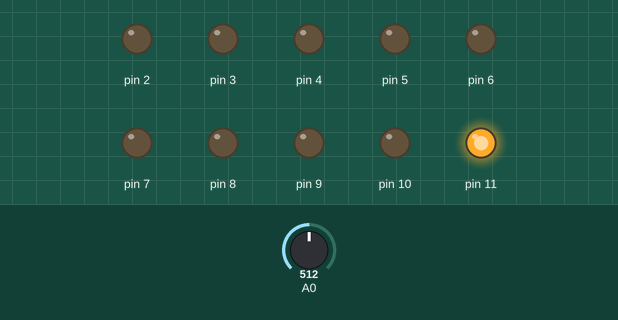
The sketch below on a simulated Arduino Uno, built with avr-gcc and run on an emulated ATmega328P. Shown: output pins drawn as LEDs (lit = HIGH). The inputs (shaded band) are chosen by the test bench; at power-on: A0 = 512.

Above: at 1.2 s.
1.3 s: A0 set to 40
2.8 s: A0 set to 32
At 4.1 s:
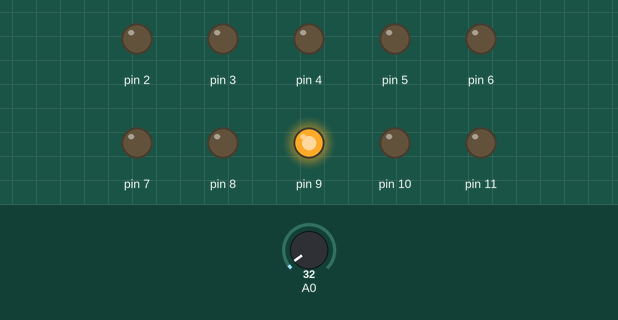
4.4 s: A0 set to 0
At 5.7 s:
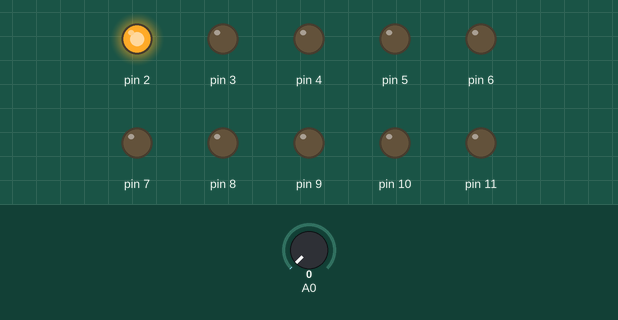
6.0 s: A0 set to 3
7.5 s: A0 set to 6
At 8.8 s:
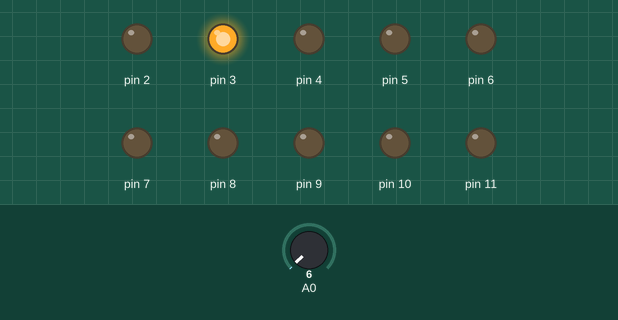
9.2 s: A0 set to 60
At 10.4 s:
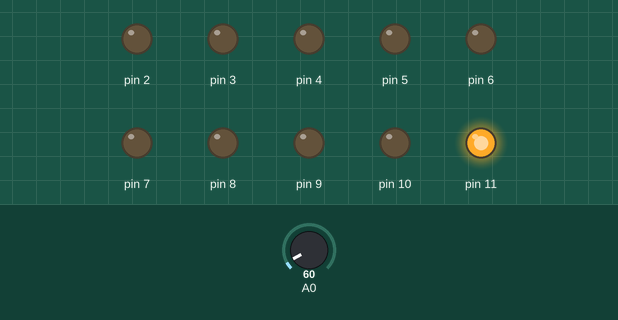
Timing chart, 0 to 11.8 s (numbered marks = the images above; inputs shaded):
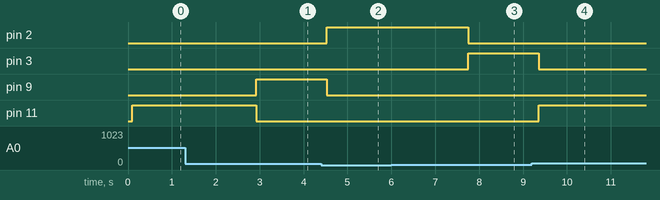

The sketch:

luxmeter.ino
```cpp
int read1,read2,read3,read4,read5,read6,read7,read8,read9,read10;
int lux_avg,lux_avg1;

void setup() {
pinMode(2,OUTPUT);
pinMode(3,OUTPUT);
pinMode(4,OUTPUT);
pinMode(5,OUTPUT);
pinMode(6,OUTPUT);
pinMode(7,OUTPUT);
pinMode(8,OUTPUT);
pinMode(9,OUTPUT);
pinMode(10,OUTPUT);
pinMode(11,OUTPUT);

}

void loop() {
 read1 = analogRead(A0);
 delay(10);
 read2 = analogRead(A0);
 delay(10);
 read3 = analogRead(A0);
 delay(10);
 read4 = analogRead(A0);
 delay(10);
 read5 = analogRead(A0);
 delay(10);
 read6 = analogRead(A0);
 delay(10);
 read7 = analogRead(A0);
 delay(10);
 read8 = analogRead(A0);
 delay(10);
 read9 = analogRead(A0);
 delay(10);
 read10 = analogRead(A0);
 delay(10);

lux_avg1 = ((read1+read2+read3+read4+read5+read6+read7+read8+read9+read10)/10);
lux_avg = lux_avg1*11;

if(lux_avg>=0 && lux_avg<=50){
  digitalWrite(2,HIGH);
  digitalWrite(3,LOW);
  digitalWrite(4,LOW);
  digitalWrite(5,LOW);
  digitalWrite(6,LOW);
  digitalWrite(7,LOW);
  digitalWrite(8,LOW);
  digitalWrite(9,LOW);
  digitalWrite(10,LOW);
  digitalWrite(11,LOW);
}


if(lux_avg>=51 && lux_avg<=100){
  digitalWrite(2,LOW);
  digitalWrite(3,HIGH);
  digitalWrite(4,LOW);
  digitalWrite(5,LOW);
  digitalWrite(6,LOW);
  digitalWrite(7,LOW);
  digitalWrite(8,LOW);
  digitalWrite(9,LOW);
  digitalWrite(10,LOW);
  digitalWrite(11,LOW);
}

if(lux_avg>=101 && lux_avg<=150){
  digitalWrite(2,LOW);
  digitalWrite(3,LOW);
  digitalWrite(4,HIGH);
  digitalWrite(5,LOW);
  digitalWrite(6,LOW);
  digitalWrite(7,LOW);
  digitalWrite(8,LOW);
  digitalWrite(9,LOW);
  digitalWrite(10,LOW);
  digitalWrite(11,LOW);
}

if(lux_avg>=151 && lux_avg<=200){
  digitalWrite(2,LOW);
  digitalWrite(3,LOW);
  digitalWrite(4,LOW);
  digitalWrite(5,HIGH);
  digitalWrite(6,LOW);
  digitalWrite(7,LOW);
  digitalWrite(8,LOW);
  digitalWrite(9,LOW);
  digitalWrite(10,LOW);
  digitalWrite(11,LOW);
}

if(lux_avg>=201 && lux_avg<=250){
  digitalWrite(2,LOW);
  digitalWrite(3,LOW);
  digitalWrite(4,LOW);
  digitalWrite(5,LOW);
  digitalWrite(6,HIGH);
  digitalWrite(7,LOW);
  digitalWrite(8,LOW);
  digitalWrite(9,LOW);
  digitalWrite(10,LOW);
  digitalWrite(11,LOW);
}
if(lux_avg>=251 && lux_avg<=300){
  digitalWrite(2,LOW);
  digitalWrite(3,LOW);
  digitalWrite(4,LOW);
  digitalWrite(5,LOW);
  digitalWrite(6,LOW);
  digitalWrite(7,HIGH);
  digitalWrite(8,LOW);
  digitalWrite(9,LOW);
  digitalWrite(10,LOW);
  digitalWrite(11,LOW);
}
if(lux_avg>=301 && lux_avg<=350){
  digitalWrite(2,LOW);
  digitalWrite(3,LOW);
  digitalWrite(4,LOW);
  digitalWrite(5,LOW);
  digitalWrite(6,LOW);
  digitalWrite(7,LOW);
  digitalWrite(8,HIGH);
  digitalWrite(9,LOW);
  digitalWrite(10,LOW);
  digitalWrite(11,LOW);
}

if(lux_avg>=351 && lux_avg<=400){
  digitalWrite(2,LOW);
  digitalWrite(3,LOW);
  digitalWrite(4,LOW);
  digitalWrite(5,LOW);
  digitalWrite(6,LOW);
  digitalWrite(7,LOW);
  digitalWrite(8,LOW);
  digitalWrite(9,HIGH);
  digitalWrite(10,LOW);
  digitalWrite(11,LOW);
}
if(lux_avg>=401 && lux_avg<=450){
  digitalWrite(2,LOW);
  digitalWrite(3,LOW);
  digitalWrite(4,LOW);
  digitalWrite(5,LOW);
  digitalWrite(6,LOW);
  digitalWrite(7,LOW);
  digitalWrite(8,LOW);
  digitalWrite(9,LOW);
  digitalWrite(10,HIGH);
  digitalWrite(11,LOW);
}
if( lux_avg>=401){
  digitalWrite(2,LOW);
  digitalWrite(3,LOW);
  digitalWrite(4,LOW);
  digitalWrite(5,LOW);
  digitalWrite(6,LOW);
  digitalWrite(7,LOW);
  digitalWrite(8,LOW);
  digitalWrite(9,LOW);
  digitalWrite(10,LOW);
  digitalWrite(11,HIGH);
}

 delay(100);

}
```

Measured:
- the behaviour switches between 37 and 36 on A0 (found by bisection; images 0 and 1)
- the behaviour switches between 4 and 5 on A0 (found by bisection; images 2 and 3)
- after the input at 2.8 s, pin 9: LOW → HIGH after 0.12 s; pin 11: HIGH → LOW after 0.12 s
- after the input at 4.4 s, pin 2: LOW → HIGH after 0.13 s; pin 9: HIGH → LOW after 0.13 s
- after the input at 6.0 s, every drawn part: stays the same
- after the input at 7.5 s, pin 2: HIGH → LOW after 0.25 s; pin 3: LOW → HIGH after 0.25 s
- after the input at 9.2 s, pin 3: HIGH → LOW after 0.16 s; pin 11: LOW → HIGH after 0.16 s
